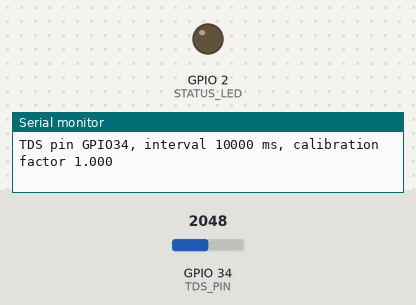
Simulated run of this sketch. Board: ESP32. Parts: output pins drawn as LEDs (lit = HIGH), the last lines printed to the serial monitor. Inputs (shaded band) come from the test bench; at power-on: GPIO 34 (TDS_PIN) = 2048 (analog values on the 0–4095 scale). WiFi joins after 1.5 s; servers stay silent unless stated; uploads are accepted with an empty reply.

Above: at 0.4 s.
At 2.1 s:
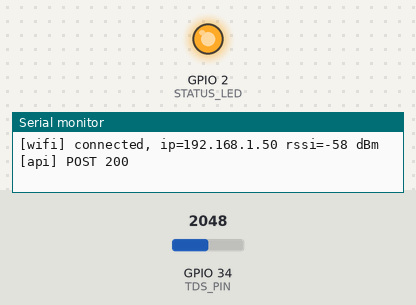
Timing chart, 0 to 3.6 s (numbered marks = the images above):
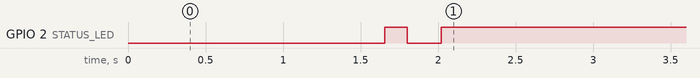

Measured:
- by itself, GPIO 2 (STATUS_LED): LOW → HIGH at 1.7 s, → LOW 0.14 s later, → HIGH 0.22 s later

The sketch:

hydrosense.ino
```cpp
/*
 * HydroSense sensor node firmware (ESP32 + analog TDS probe)
 *
 * Reads a TDS probe, filters the signal, estimates TDS in ppm and posts it to
 * the HydroSense API over Wi-Fi. Readings taken while offline are kept in a
 * small buffer and sent, oldest first, when the connection returns.
 *
 * Builds with the Arduino IDE (ESP32 board package) or PlatformIO.
 * Configuration lives in config.h (copy config.example.h).
 *
 * TDS is an estimate from a low-cost probe. It is not laboratory grade.
 */
#include <Arduino.h>
#include <HTTPClient.h>
#include <WiFi.h>
#include <WiFiClientSecure.h>

#include "config.h"   // copy config.example.h to config.h and fill it in

#define FIRMWARE_VERSION "1.0.0"
#define STATUS_LED 2            // on-board LED on most ESP32 dev boards
#define SAMPLE_COUNT 30         // analog samples per reading
#define SAMPLE_DELAY_MS 40      // 30 x 40 ms = 1.2 s sampling window
#define TRIM_FRACTION 0.2       // drop the lowest and highest 20% as outliers
#define SMOOTHING_ALPHA 0.4     // exponential smoothing between readings (1 = off)
#define BUFFER_SIZE 120         // readings kept while offline (20 min at 10 s)
#define WIFI_RETRY_MS 10000
#define HTTP_TIMEOUT_MS 8000
#define MAX_SEND_PER_LOOP 5     // drain the backlog gradually

struct Reading {
  uint32_t takenAt;   // millis() when the reading was taken
  float tds;          // ppm
  float volts;        // filtered probe voltage
  uint16_t rawAdc;    // mean raw ADC count
  uint16_t filteredAdc;
};

Reading buffer[BUFFER_SIZE];
uint16_t head = 0, count = 0;   // ring buffer: oldest item at `head`

uint32_t lastReadAt = 0, lastWifiAttempt = 0, nextSendAt = 0;
uint32_t sendBackoffMs = 0;
float smoothedMv = -1;
bool wifiWasConnected = false;

// ---------------------------------------------------------------------------
// Sensor
// ---------------------------------------------------------------------------

// Take SAMPLE_COUNT samples, discard outliers and return the filtered voltage.
float readFilteredMillivolts(uint16_t &rawMean) {
  static uint16_t mv[SAMPLE_COUNT];
  uint32_t rawSum = 0;
  for (int i = 0; i < SAMPLE_COUNT; i++) {
    rawSum += analogRead(TDS_PIN);
    mv[i] = analogReadMilliVolts(TDS_PIN);   // uses the chip's factory ADC calibration
    delay(SAMPLE_DELAY_MS);
  }
  rawMean = rawSum / SAMPLE_COUNT;

  // insertion sort (30 values) so the extremes can be trimmed
  for (int i = 1; i < SAMPLE_COUNT; i++) {
    uint16_t v = mv[i];
    int j = i - 1;
    while (j >= 0 && mv[j] > v) { mv[j + 1] = mv[j]; j--; }
    mv[j + 1] = v;
  }
  int trim = SAMPLE_COUNT * TRIM_FRACTION;
  uint32_t sum = 0;
  for (int i = trim; i < SAMPLE_COUNT - trim; i++) sum += mv[i];
  float trimmedMean = (float)sum / (SAMPLE_COUNT - 2 * trim);

  // smooth between consecutive readings to damp residual noise
  if (smoothedMv < 0) smoothedMv = trimmedMean;
  else smoothedMv = SMOOTHING_ALPHA * trimmedMean + (1 - SMOOTHING_ALPHA) * smoothedMv;
  return smoothedMv;
}

// Convert probe voltage to a TDS estimate in ppm.
// Curve published for the common "Gravity"-style analog TDS meter (0-1000 ppm).
// Other modules may need a different curve: see docs/CALIBRATION.md.
float voltageToTds(float volts) {
  float compensation = 1.0 + 0.02 * (WATER_TEMPERATURE_C - 25.0);
  float v = volts / compensation;
  float tds = (133.42 * v * v * v - 255.86 * v * v + 857.39 * v) * 0.5;
  tds *= TDS_CALIBRATION_FACTOR;
  return tds < 0 ? 0 : tds;
}

void takeReading() {
  uint16_t rawMean = 0;
  float mvFiltered = readFilteredMillivolts(rawMean);
  Reading r;
  r.takenAt = millis();
  r.volts = mvFiltered / 1000.0;
  r.tds = voltageToTds(r.volts);
  r.rawAdc = rawMean;
  r.filteredAdc = (uint16_t)(mvFiltered / 3300.0 * 4095.0);

  if (count == BUFFER_SIZE) {            // buffer full: drop the oldest reading
    head = (head + 1) % BUFFER_SIZE;
    count--;
    Serial.println("[buffer] full, dropped oldest reading");
  }
  buffer[(head + count) % BUFFER_SIZE] = r;
  count++;
  Serial.printf("[sensor] raw=%u filtered=%u volts=%.3f tds=%.1f ppm (queued: %u)\n",
                r.rawAdc, r.filteredAdc, r.volts, r.tds, count);
  if (r.rawAdc < 5) Serial.println("[sensor] reading is ~0: is the probe in water and wired to TDS_PIN?");
  if (r.rawAdc > 4090) Serial.println("[sensor] ADC saturated: check wiring and supply voltage");
}

// ---------------------------------------------------------------------------
// Network
// ---------------------------------------------------------------------------
void maintainWifi() {
  bool connected = WiFi.status() == WL_CONNECTED;
  if (connected != wifiWasConnected) {
    wifiWasConnected = connected;
    if (connected) Serial.printf("[wifi] connected, ip=%s rssi=%d dBm\n", WiFi.localIP().toString().c_str(), WiFi.RSSI());
    else Serial.println("[wifi] connection lost, readings will be buffered");
  }
  if (!connected && millis() - lastWifiAttempt >= WIFI_RETRY_MS) {
    lastWifiAttempt = millis();
    Serial.printf("[wifi] connecting to %s ...\n", WIFI_SSID);
    WiFi.disconnect();
    WiFi.begin(WIFI_SSID, WIFI_PASSWORD);
  }
}

// Returns the HTTP status code, or a negative number on a transport error.
int postReading(const Reading &r) {
  char body[320];
  float ageSeconds = (millis() - r.takenAt) / 1000.0;
  snprintf(body, sizeof(body),
           "{\"device_id\":\"%s\",\"site_id\":\"%s\",\"tds_ppm\":%.1f,\"age_seconds\":%.1f,"
           "\"raw_value\":%u,\"filtered_value\":%u,\"voltage\":%.3f,"
           "\"firmware_version\":\"%s\",\"wifi_rssi\":%d}",
           DEVICE_ID, SITE_ID, r.tds, ageSeconds, r.rawAdc, r.filteredAdc, r.volts,
           FIRMWARE_VERSION, (int)WiFi.RSSI());

  HTTPClient http;
  WiFiClientSecure secure;
  WiFiClient plain;
  bool https = String(API_URL).startsWith("https");
  if (https) {
    // Encrypts traffic but does not verify the server certificate. Acceptable
    // for a prototype; pin a root CA with secure.setCACert() for deployment.
    secure.setInsecure();
    http.begin(secure, API_URL);
  } else {
    http.begin(plain, API_URL);
  }
  http.setTimeout(HTTP_TIMEOUT_MS);
  http.addHeader("Content-Type", "application/json");
  if (strlen(DEVICE_KEY) > 0) http.addHeader("X-Device-Key", DEVICE_KEY);
  int code = http.POST((uint8_t *)body, strlen(body));
  if (code > 0) Serial.printf("[api] POST %d %s\n", code, http.getString().substring(0, 120).c_str());
  else Serial.printf("[api] POST failed: %s\n", http.errorToString(code).c_str());
  http.end();
  return code;
}

void sendQueued() {
  if (count == 0 || WiFi.status() != WL_CONNECTED || millis() < nextSendAt) return;
  for (int sent = 0; sent < MAX_SEND_PER_LOOP && count > 0; sent++) {
    int code = postReading(buffer[head]);
    bool delivered = code >= 200 && code < 300;
    // 400/404/422 mean the server rejected this reading: retrying will not help.
    bool rejected = code == 400 || code == 404 || code == 422;
    if (delivered || rejected) {
      head = (head + 1) % BUFFER_SIZE;
      count--;
      sendBackoffMs = 0;
      if (rejected) Serial.println("[api] reading rejected by server, discarded (check DEVICE_ID / SITE_ID)");
    } else {
      // network error, 401, 429 or 5xx: keep the reading and retry with backoff
      sendBackoffMs = sendBackoffMs == 0 ? 2000 : min(sendBackoffMs * 2, (uint32_t)60000);
      nextSendAt = millis() + sendBackoffMs;
      Serial.printf("[api] will retry in %lu s (%u queued)\n", (unsigned long)(sendBackoffMs / 1000), count);
      return;
    }
  }
}

// LED: solid = online and up to date, slow blink = sending backlog, fast blink = no Wi-Fi
void updateLed() {
  bool connected = WiFi.status() == WL_CONNECTED;
  if (!connected) digitalWrite(STATUS_LED, (millis() / 150) % 2);
  else if (count > 1) digitalWrite(STATUS_LED, (millis() / 600) % 2);
  else digitalWrite(STATUS_LED, HIGH);
}

void setup() {
  Serial.begin(115200);
  delay(300);
  Serial.printf("\nHydroSense node %s (site %s), firmware %s\n", DEVICE_ID, SITE_ID, FIRMWARE_VERSION);
  Serial.printf("TDS pin GPIO%d, interval %d ms, calibration factor %.3f\n", TDS_PIN, READ_INTERVAL, (float)TDS_CALIBRATION_FACTOR);
  pinMode(STATUS_LED, OUTPUT);
  pinMode(TDS_PIN, INPUT);
  analogReadResolution(12);
  analogSetPinAttenuation(TDS_PIN, ADC_11db);   // measure the full 0-3.3 V range
  WiFi.mode(WIFI_STA);
  WiFi.setAutoReconnect(true);
  WiFi.begin(WIFI_SSID, WIFI_PASSWORD);
  lastWifiAttempt = millis();
  lastReadAt = millis() - READ_INTERVAL;        // take the first reading immediately
}

void loop() {
  maintainWifi();
  if (millis() - lastReadAt >= READ_INTERVAL) {  // sensing never waits for Wi-Fi
    lastReadAt = millis();
    takeReading();
  }
  sendQueued();
  updateLed();
  delay(20);
}
```

config.example.h
```cpp
// HydroSense firmware configuration.
//
// 1. Copy this file to config.h (same folder).
// 2. Fill in your values.
// 3. config.h is in .gitignore: never commit Wi-Fi passwords or device keys.

#pragma once

// --- Wi-Fi (2.4 GHz only; the ESP32 cannot join 5 GHz networks) ---
#define WIFI_SSID "your-wifi-name"
#define WIFI_PASSWORD "your-wifi-password"

// --- HydroSense API: full URL of the measurements endpoint ---
#define API_URL "https://your-app.vercel.app/api/measurements"
// Only needed if INGEST_API_KEY is set on the server. Leave "" otherwise.
#define DEVICE_KEY ""

// --- Identity: the site must already exist in HydroSense ---
#define DEVICE_ID "HS-001"
#define SITE_ID "SITE-001"

// --- Sensor ---
// Use an ADC1 pin (GPIO 32-39). ADC2 pins do not work while Wi-Fi is on.
#define TDS_PIN 34
// Milliseconds between readings sent to the API.
#define READ_INTERVAL 10000
// Multiplier applied to the computed TDS. 1.0 = uncalibrated default.
// See docs/CALIBRATION.md: factor = reference ppm / displayed ppm.
#define TDS_CALIBRATION_FACTOR 1.0
// Assumed water temperature for compensation (no temperature probe in the MVP).
#define WATER_TEMPERATURE_C 25.0
```
